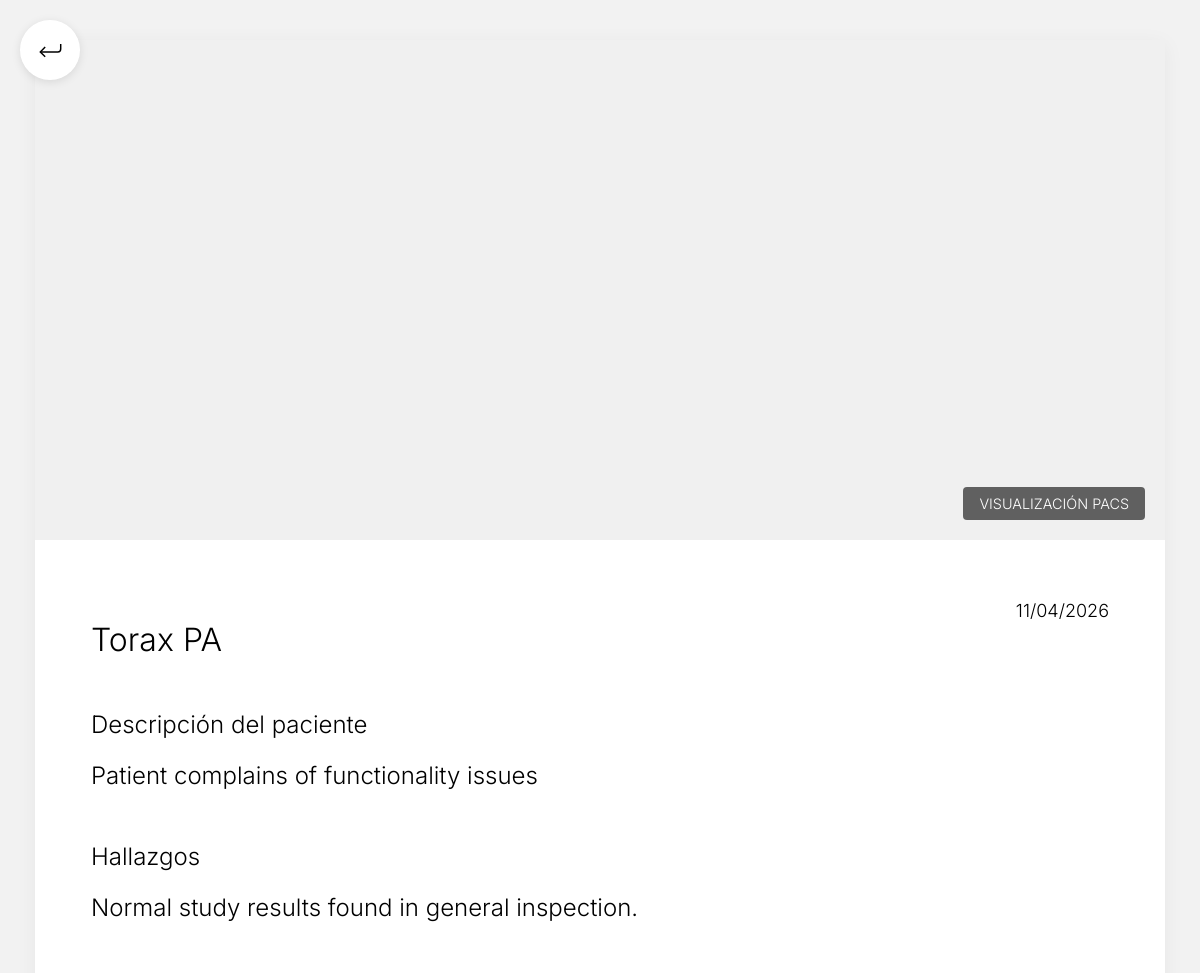
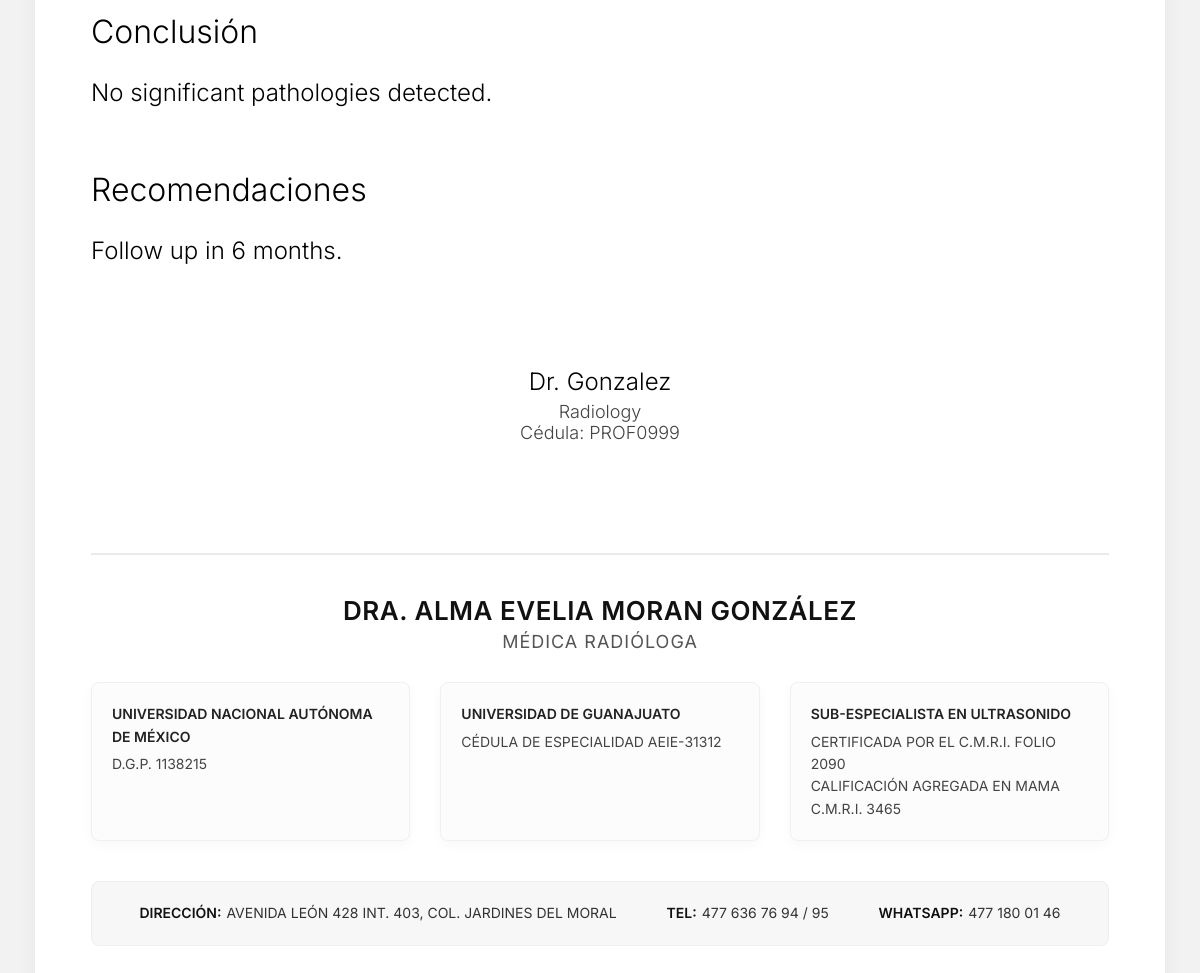
The page /associate-doctor/studyDetail/8/ (signed in) on the database its author committed (2 pictures, top to bottom).
### core/models.py (models this page shows)
class Study(models.Model):
    id_study = models.AutoField(primary_key=True)
    pacs_url = models.CharField(max_length=500, blank=True, default='')
    email_sent = models.BooleanField(default=False)
    date = models.DateField()
    raditech_visit_id = models.CharField(max_length=100, null=True, blank=True)
    accession_number = models.CharField(max_length=100, null=True, blank=True)
    id_study_request = models.ForeignKey('assistantDashboard.StudyRequest', on_delete=models.CASCADE)
    id_report = models.ForeignKey('Report', on_delete=models.CASCADE, null=True, blank=True)
    id_patient = models.ForeignKey('patientsDashboard.Patient', on_delete=models.CASCADE)

class Report(models.Model):
    PENDING = 'PEN'
    IN_PROGRESS = 'PRO'
    COMPLETED = 'COM'
    STATUS_CHOICES = [
        (PENDING, 'Pending'),
        (IN_PROGRESS, 'In Progress'),
        (COMPLETED, 'Completed'),
    ]
    id_report = models.AutoField(primary_key=True)
    status = models.CharField(max_length=3, choices=STATUS_CHOICES, default=PENDING)
    about = models.CharField(max_length=200)
    patients_description = models.CharField(max_length=200)
    findings = models.TextField()
    conclusions = models.TextField()
    recommendations = models.TextField()
    date = models.DateField(default=datetime.now)
    doctor_in_charge = models.ForeignKey('doctorsDashboard.ReportingDoctor', on_delete=models.CASCADE)

### doctorsDashboard/models.py (models this page shows, shortened)
class ReportingDoctor(models.Model):
    MALE = 'M'
    FEMALE = 'F'
    OTHER = 'O'
    GENDER_CHOICES = [
        (MALE, 'Male'),
        (FEMALE, 'Female'),
        (OTHER, 'Other'),
    ]
    user = models.OneToOneField(User, on_delete=models.CASCADE, null=True, related_name='reporting_doctor_profile')
    id_doctor = models.AutoField(primary_key=True)
    profile_picture = models.ImageField(upload_to='profile_pics/', null=True, blank=True)
    signature = models.ImageField(upload_to='signatures/', validators=[FileExtensionValidator(allowed_extensions=['png'])], null=True, blank=True)
    gender = models.CharField(max_length=1, choices=GENDER_CHOICES, default=OTHER)
    address = models.CharField(max_length=100)
    phone = models.CharField(max_length=100)
    university = models.CharField(max_length=100)
    professional_id = models.CharField(max_length=100)
    specialty = models.CharField(max_length=100)
    @property
    def last_name(self):
        if self.user:
            return self.user.last_name
        return ""

### core/views.py (the view)
# urls.py: path('studyDetail/<int:id_study>/', core_views.study_detail, name='studyDetail'),
@login_required
def study_detail(request, id_study):
    study = get_object_or_404(Study, id_study=id_study)
    user = request.user
    if user.groups.filter(name='Patients').exists():
        if not hasattr(user, 'patient_profile') or study.id_patient != user.patient_profile:
            return HttpResponse("No autorizado", status=403)
    elif user.groups.filter(name='AssociatedDoctors').exists():
        if hasattr(user, 'associate_doctor_profile'):
            doctor = user.associate_doctor_profile
            if not doctor.patients.filter(pk=study.id_patient.pk).exists():
                return HttpResponse("No autorizado", status=403)
        else:
            return HttpResponse("No autorizado", status=403)
    elif user.groups.filter(name='Doctors').exists():
        pass  # Reporting doctors can view all studies
    elif user.groups.filter(name='Assistants').exists():
        pass  # Assistants can view all studies
    elif not user.is_staff:
        return HttpResponse("No autorizado", status=403)
    hide_download_btn = user.groups.filter(name__in=['AssociatedDoctors', 'Doctors']).exists()
    return render(request, 'core/study_report_detail.html', {'study': study, 'hide_download_btn': hide_download_btn})

### core/templates/core/study_report_detail.html (shortened to what this page needs)
{% load static %}
<!DOCTYPE html>
<html lang="es">
<head>
    <link rel="stylesheet" href="{% static 'core/report.css' %}">
</head>
<body>
    <div class="back-button-container" onclick="window.history.back()">
        <img src="{% static 'core/assets/icons/return_icon.svg' %}" alt="Regresar" width="35" height="35">
    </div>
    <div class="report-container">
        <div class="study-visual-section" onclick="openPacsModal()">
            {% if study.pacs_url %}
            <iframe src="{{ study.pacs_url }}" frameborder="0" width="100%" height="100%"
                style="border: none; display: block;"></iframe>
            {% else %}
            <img src="https://placehold.co/1130x396" alt="Imagen no disponible, por favor contacte al laboratorio."
                class="study-image">
            {% endif %}
            <div class="image-overlay">
                VISUALIZACIÓN PACS
            </div>
        </div>
        <div class="study-report-content">
            <div class="report-date-top-right">
                {{ study.id_report.date|date:"d/m/Y" }}
            </div>
            <h1 class="report-title-main">
                {% if study.id_report.about %}
                {{ study.id_report.about }}
                {% else %}
                Estudio de Imagenología
                {% endif %}
            </h1>
            <div class="report-section">
                <h3 class="section-title">Descripción del paciente</h3>
                <div class="section-content">
                    {{ study.id_report.patients_description }}
                </div>
            </div>
            {% if study.id_report.findings %}
            <div class="report-section">
                <h3 class="section-title">Hallazgos</h3>
                <div class="section-content">
                    {{ study.id_report.findings|linebreaksbr }}
                </div>
            </div>
            {% endif %}
            <div class="report-section">
                <h3 class="section-title-large">Conclusión</h3>
                <div class="section-content">
                    {{ study.id_report.conclusions|default:"Sin conclusiones registradas."|linebreaksbr }}
                </div>
            </div>
            <div class="report-section">
                <h3 class="section-title-large">Recomendaciones</h3>
                <div class="section-content">
                    {{ study.id_report.recommendations|default:"Sin recomendaciones."|linebreaksbr }}
                </div>
            </div>
            <div class="doctor-signature-section">
                <div class="signature-container">
                    <div class="doctor-name-sign">
                        Dr. {{ study.id_report.doctor_in_charge.name }} {{ study.id_report.doctor_in_charge.last_name }}
                    </div>
                    <div class="doctor-specialty-sign">
                        {{ study.id_report.doctor_in_charge.specialty|default:"Radiología" }} <br>
                        Cédula: {{ study.id_report.doctor_in_charge.professional_id|default:"N/A" }}
                    </div>
                </div>
            </div>
            <div class="report-footer-section">
                <div class="footer-doctor-name">DRA. ALMA EVELIA MORAN GONZÁLEZ</div>
                <div class="footer-doctor-specialty">MÉDICA RADIÓLOGA</div>
                <div class="footer-details-grid">
                    <div class="footer-col">
                        <strong>UNIVERSIDAD NACIONAL AUTÓNOMA DE MÉXICO</strong>
                        <span>D.G.P. 1138215</span>
                    </div>
                    <div class="footer-col">
                        <strong>UNIVERSIDAD DE GUANAJUATO</strong>
                        <span>CÉDULA DE ESPECIALIDAD AEIE-31312</span>
                    </div>
                    <div class="footer-col">
                        <strong>SUB-ESPECIALISTA EN ULTRASONIDO</strong>
                        <span>CERTIFICADA POR EL C.M.R.I. FOLIO 2090<br>
                            CALIFICACIÓN AGREGADA EN MAMA C.M.R.I. 3465</span>
                    </div>
                </div>
                <div class="footer-contact-info">
                    <div class="contact-item"><strong>DIRECCIÓN:</strong> AVENIDA LEÓN 428 INT. 403, COL. JARDINES DEL
                        MORAL</div>
                    <div class="contact-item"><strong>TEL:</strong> 477 636 76 94 / 95</div>
                    <div class="contact-item"><strong>WHATSAPP:</strong> 477 180 01 46</div>
                </div>
            </div>
        </div>
    </div>
</body>
</html>

### core/static/core/report.css (style rules this page uses)
body { background-color: #F2F2F2; font-family: 'Inter', sans-serif; }
.report-container { width: 100%; max-width: 1130px; margin: 40px auto; background-color: white; box-shadow: 0 4px 20px rgba(0, 0, 0, 0.05); position: relative; padding-bottom: 100px; min-height: 1577px; }
.study-visual-section { width: 100%; height: 500px; background-color: #f0f0f0; display: flex; justify-content: center; align-items: stretch; overflow: hidden; position: relative; }
.image-overlay { position: absolute; bottom: 20px; right: 20px; background: rgba(0, 0, 0, 0.6); color: white; padding: 8px 16px; border-radius: 4px; font-size: 0.9rem; font-weight: 300; }
.study-report-content { padding: 60px 56px; position: relative; }
.report-date-top-right { position: absolute; top: 60px; right: 56px; font-family: 'Inter', sans-serif; font-weight: 300; font-size: 18px; color: #000; }
.report-title-main { font-family: 'Inter', sans-serif; font-weight: 300; font-size: 32px; color: black; margin-bottom: 40px; line-height: 1.2; }
.section-title { font-family: 'Inter', sans-serif; font-weight: 300; font-size: 24px; color: black; margin-top: 50px; margin-bottom: 20px; }
.section-title-large { font-family: 'Inter', sans-serif; font-weight: 300; font-size: 32px; color: black; margin-top: 60px; margin-bottom: 25px; }
.section-content { font-family: 'Inter', sans-serif; font-weight: 300; font-size: 24px; color: black; line-height: 1.4; text-align: left; max-width: 1007px; }
.doctor-signature-section { margin-top: 100px; width: 100%; display: flex; flex-direction: column; align-items: center; position: relative; padding-bottom: 50px; }
.signature-container { display: flex; flex-direction: column; align-items: center; text-align: center; }
.doctor-name-sign { font-family: 'Inter', sans-serif; font-weight: 300; font-size: 24px; color: black; }
.study-visual-section { width: 100%; height: 500px; background-color: #f0f0f0; display: flex; justify-content: center; align-items: stretch; overflow: hidden; position: relative; cursor: pointer; transition: opacity 0.2s ease; }
.study-visual-section iframe { pointer-events: none; }
.doctor-specialty-sign { font-family: 'Inter', sans-serif; font-weight: 300; font-size: 18px; color: #444; margin-top: 5px; }
.report-footer-section { width: 100%; margin-top: 60px; padding-top: 40px; border-top: 2px solid #eaeaea; color: #333; font-family: 'Inter', sans-serif; text-align: center; clear: both; }
.footer-doctor-name { font-size: 26px; font-weight: 600; color: #111; margin-bottom: 5px; letter-spacing: 0.5px; }
.footer-doctor-specialty { font-size: 18px; font-weight: 400; color: #555; margin-bottom: 30px; text-transform: uppercase; letter-spacing: 1px; }
.footer-details-grid { display: flex; justify-content: space-between; gap: 30px; margin-bottom: 40px; text-align: left; }
.footer-col { flex: 1; font-size: 14px; line-height: 1.6; color: #444; background-color: #fcfcfc; padding: 20px; border-radius: 8px; box-shadow: 0 4px 12px rgba(0, 0, 0, 0.03); border: 1px solid #f0f0f0; }
.footer-col strong { color: #222; display: block; margin-bottom: 5px; font-weight: 600; }
.footer-contact-info { padding: 20px 30px; background-color: #f7f7f7; color: #333; border-radius: 8px; font-size: 14px; line-height: 1.6; display: flex; justify-content: space-around; align-items: center; flex-wrap: wrap; gap: 15px; border: 1px solid #eee; }
.footer-contact-info strong { color: #111; margin-right: 5px; font-weight: 600; }
.contact-item { display: flex; align-items: center; }

### core/templates/core/study_report_detail.html (style rules this page uses)
.back-button-container { position: fixed; top: 20px; left: 20px; z-index: 1000; cursor: pointer; width: 60px; height: 60px; background: white; border-radius: 50%; display: flex; justify-content: center; align-items: center; box-shadow: 0 2px 10px rgba(0, 0, 0, 0.1); transition: transform 0.2s ease, box-shadow 0.2s ease; }

### rows shown on the page
Study: id_report "11/04/2026", id_report.about "Torax PA", id_report.patients_description "Patient complains of functionality issues", id_report.findings "Normal study results found in general inspection.", id_report.conclusions "No significant pathologies detected.", id_report.recommendations "Follow up in 6 months.", id_report.doctor_in_charge.last_name "Gonzalez", id_report.doctor_in_charge.specialty "Radiology", id_report.doctor_in_charge.professional_id "PROF0999"
